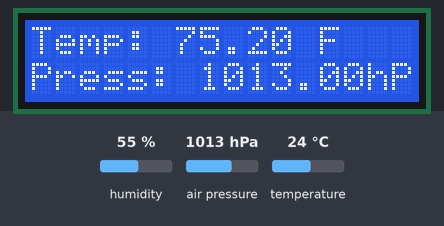
This sketch was run on a simulated Arduino Uno, built with avr-gcc and run on an emulated ATmega328P. On the bench: 16×2 character LCD. Inputs (shaded band) come from the test bench; at power-on: humidity 55 %, air pressure 1013 hPa, temperature 24 °C.

Above: at 2.7 s.
2.8 s: humidity set to 22 %
At 7.6 s:
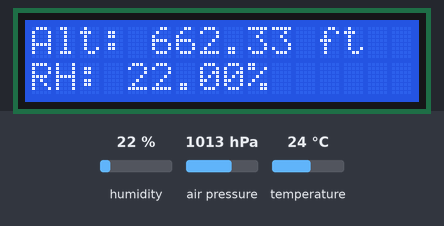
16.8 s: air pressure set to 952 hPa
At 22.7 s:
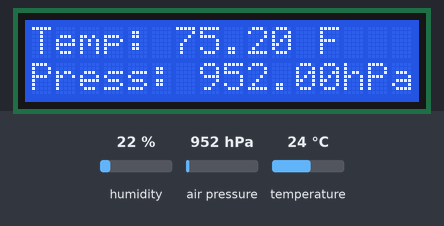
28.2 s: temperature set to 12 °C
At 32.7 s:
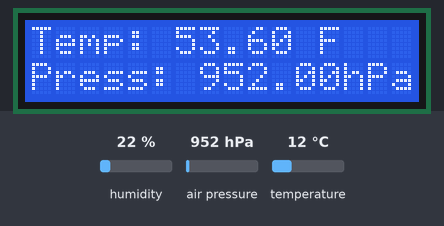
38.3 s: humidity set to 40 %
At 47.7 s:
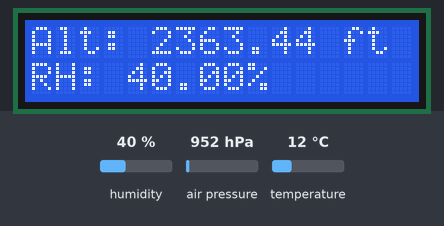
Timing chart, 0 to 49.2 s (numbered marks = the images above; inputs shaded):
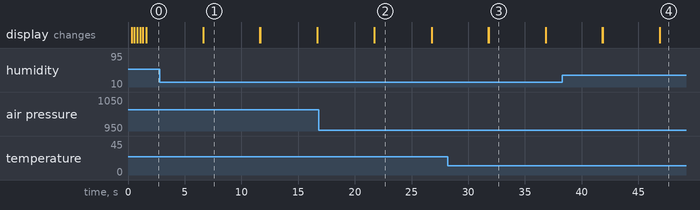

The sketch:

BME280_test_2.ino
```cpp
/*
 * Read temp, pressure, altitude and humidity from BME280 sensor
 * and display the results on a 1602 LCD module using I2C
 */

#include <Wire.h>
#include <SPI.h>
#include <Adafruit_Sensor.h>
#include <Adafruit_BME280.h>
#include <LiquidCrystal_I2C.h>

#define SEALEVELPRESSURE_HPA (1037.5895)

Adafruit_BME280 bme; // I2C
LiquidCrystal_I2C lcd(0x27, 16, 02);

unsigned long delayTime;

void setup() {
  Serial.begin(9600);
  bool status;

  // default settings
  if (!bme.begin(0x77)) {
    Serial.println("Could not find a valid BME280 sensor, check wiring or default address!");
    while (1);
  }
  // set delay time
  delayTime = 5000;
  // initialize LCD screen
  lcd.init();
  // flash backlight 3 times on start
  for(int i = 0; i< 3; i++) {
    lcd.backlight();
    delay(250);
    lcd.noBacklight();
    delay(250);
  }
  lcd.backlight();
}
// print values with delay in between them
void loop() {
  printTemperature();
  printPressure();
  delay(delayTime);
  lcd.clear();
  printAltitude();
  printHumidity();
  delay(delayTime);
  lcd.clear();
}
// print temperature
void printTemperature() {
  lcd.setCursor(0, 0);
  lcd.print("Temp: ");
  lcd.print((bme.readTemperature() * 9/5) + 32);
  lcd.print(" F");
}
// print pressure
void printPressure() {
  lcd.setCursor(0, 1);
  lcd.print("Press: ");
  lcd.print(bme.readPressure() / 100.0F);
  lcd.print("hPa");
}
// print altitude
void printAltitude() {
  lcd.setCursor(0, 0);
  lcd.print("Alt: ");
  lcd.print(bme.readAltitude(SEALEVELPRESSURE_HPA) * 3.281);
  lcd.print(" ft");
}
// print relative humidity
void printHumidity() {
  lcd.setCursor(0, 1);
  lcd.print("RH: ");
  lcd.print(bme.readHumidity());
  lcd.print("%");

}

/*
void printValues() {
  lcd.print("Temperature = ");
  lcd.print((bme.readTemperature() * 9/5) + 32);
  lcd.print("*F(");
  lcd.print(bme.readTemperature());
  lcd.println("*C)");
}

*/
```

Measured:
- what the display in image 1 shows lasts 5.0 s, from 6.6 s to 11.6 s
